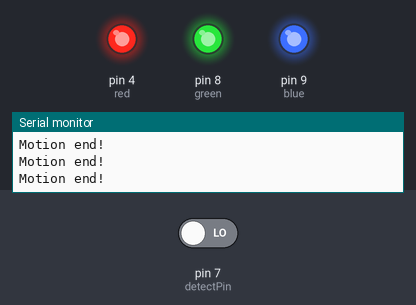
Bench run of a sketch on a simulated Arduino Uno, built with avr-gcc and run on an emulated ATmega328P. On the bench: output pins drawn as LEDs (lit = HIGH), the last lines printed to the serial monitor. Dashed ring = blinking. Inputs (shaded band) come from the test bench; at power-on: pin 7 (detectPin) LOW.

Above: at 1.8 s.
1.9 s: pin 7 (detectPin) driven HIGH
At 2.9 s:
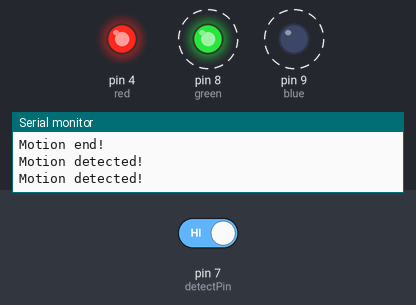
At 3.3 s:
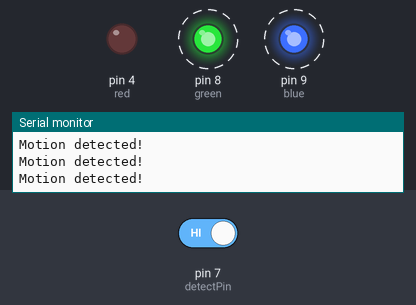
4.9 s: pin 7 (detectPin) driven LOW
At 6.1 s:
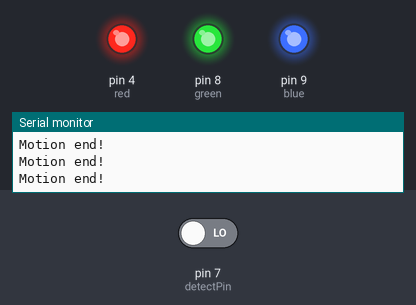
Timing chart, 0 to 7.9 s (numbered marks = the images above; inputs shaded):
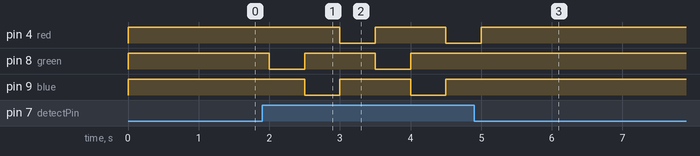

The sketch:

quiz_sensitivity.ino
```cpp
int red = 4;
int green = 8;
int blue = 9;
int detectPin = 7;
int sensor_state = LOW;
int input = LOW;
int motion;

void setup() {
  // put your setup code here, to run once:
  pinMode(red,OUTPUT);
  pinMode(green,OUTPUT);
  pinMode(detectPin,INPUT);
  Serial.begin(9600);

}

void loop() {
  // put your main code here, to run repeatedly:
  input=digitalRead(detectPin);
  if(input == HIGH){
    Serial.println("Motion detected!");
    motion++;
    if(motion%3==0){
      digitalWrite(red,LOW);
      digitalWrite(green,HIGH);
      analogWrite(blue,255);
      }else if(motion%3==1){
       digitalWrite(red,HIGH);
       digitalWrite(green,LOW);
       analogWrite(blue,255);
      }else if(motion%3==2){
       digitalWrite(red,HIGH);
      digitalWrite(green,HIGH);
      analogWrite(blue,0);
      }
  }else{
      digitalWrite(red,HIGH);
      digitalWrite(green,HIGH);
      analogWrite(blue,255);
     Serial.println("Motion end!");
    }
    delay(500);
}
```

Measured:
- after the input at 1.9 s, pin 4 (red): HIGH → LOW after 1.1 s, → HIGH 0.50 s later, → LOW 1.0 s later; pin 8 (green): alternates HIGH for 1.0 s and LOW for 0.50 s, starting after 0.10 s; pin 9 (blue): alternates HIGH for 1.0 s and LOW for 0.50 s, starting after 0.60 s
- after the input at 4.9 s, pin 4 (red): goes on until 5.0 s, then stays HIGH; pin 8 (green), pin 9 (blue): stops changing and stays HIGH
